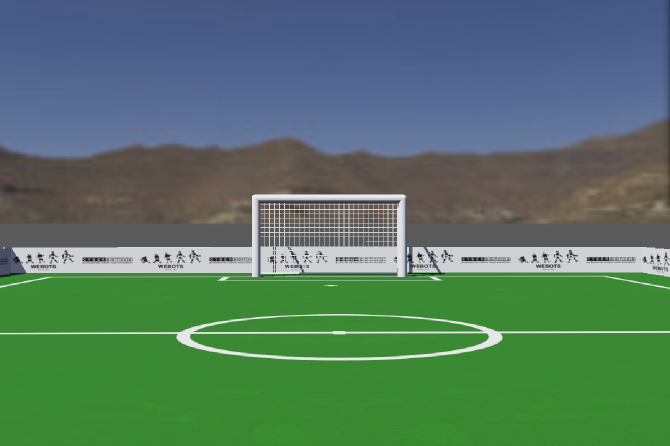
#> input picture images/image_1.png, 1340 x 891 px (shown at 1/2 size)
$ python main.py
#> lines starting #> are read from the running program, lines starting #| are printed output that depends on the picture; after the words box and inside, x2 and y2 are one past the last pixel; in counts of white or black regions, pixels touching at a corner belong together
#> (reads white_pixels.csv from the repository)
import cv2
import numpy as np
import pandas as pd
import def_white_threshold as branco

from scipy.ndimage import gaussian_filter1d
from scipy.signal import medfilt

class Pixel_Segment:
    def __init__(self,path,lut_csv):
        self.path = path
        self.lut_csv = pd.read_csv(lut_csv)

        self.load_image()
        self.grid_height = int(self.height / 8)
        self.grid_width = int(self.width / 8)

        self.tpix = 20
        self.trow = 10000
        self.twin = 3000

        self.histogram = []

    def load_image(self):
        self.img = cv2.imread(self.path)
        self.height, self.width, self.channels = self.img.shape
        self.img_hsv = cv2.cvtColor(self.img, cv2.COLOR_BGR2HSV)
        self.h_img, self.s_img, self.v_img = cv2.split(self.img_hsv)

    def masks_and_resize(self):
        #white mask
        lower = branco.lower
        up = branco.up

        self.white_mask = cv2.inRange(self.img_hsv, lower, up)

        #green mask
        self.lut_verde = np.zeros((180,256,256),dtype=np.uint8)
        h_vals = self.lut_csv['H'].values.astype(int)
        s_vals = self.lut_csv['S'].values.astype(int)
        v_vals = self.lut_csv['V'].values.astype(int)

        self.lut_verde[h_vals,s_vals,v_vals] = 255
        self.green_mask = self.lut_verde[self.h_img,self.s_img,self.v_img]

        #masks resize
        self.white_mask_resized = cv2.resize(self.white_mask,(self.grid_width,self.grid_height),interpolation=cv2.INTER_AREA).astype(np.float32)
        self.green_mask_resized = cv2.resize(self.green_mask,(self.grid_width,self.grid_height),interpolation=cv2.INTER_AREA).astype(np.float32)

    def binarization(self):
        #fundindo as imagens de cor
        uniq_img_cal = (self.white_mask_resized * 0.5) + (self.green_mask_resized * 1.0)
        uniq_img_cal = np.clip(uniq_img_cal,0,255)
        self.uniq_img = uniq_img_cal.astype(np.uint8)

        # soma de valores da mesma linha
        soma_por_linha = np.sum(self.uniq_img, axis=1)
        row_sums_1d = soma_por_linha + np.roll(soma_por_linha, 1)
        row_sums_1d[0] = soma_por_linha[0]
        matriz_row_sum = np.broadcast_to(row_sums_1d.reshape(self.grid_height, 1), (self.grid_height, self.grid_width))

        # soma da janela
        kernel_8x4 = np.ones((4, 8), dtype=np.float32)
        matriz_window_sum = cv2.filter2D(self.uniq_img.astype(np.float32), -1, kernel_8x4, anchor=(4, 0))

        #operação de binarização
        passou_no_pix  = self.uniq_img >= self.tpix
        passou_no_row = matriz_row_sum >= self.trow
        passou_na_win = matriz_window_sum >= self.twin

        self.borda_binaria = (passou_no_pix & (passou_no_row | passou_na_win)).astype(np.uint8) * 255

        # histograma
        lines = len(self.borda_binaria)
        colums = len(self.borda_binaria[0])


        for col in range(colums):
            zero_count = 0
            last_one = lines -1
            for line in range(lines -1,-1,-1):
                if  self.borda_binaria[line][col] == 255:
                    zero_count = 0
                    last_one = line
                else:
                    zero_count+=1
                if zero_count >= 4:
                    break
            self.histogram.append([last_one,col])


        #filtragem e convexhull

        y_vals = np.array([item[0] for item in self.histogram], dtype=np.float32)

        # suavização (igual você já fazia)
        y_median = medfilt(y_vals, kernel_size=3)
        self.y_gauss = gaussian_filter1d(y_median, sigma=1.0)

        # garante limites válidos
        y_vals = np.clip(self.y_gauss, 0, self.grid_height - 1).astype(np.float32)

        mask = np.ones_like(y_vals, dtype=bool)

        # filtro de convexidade local
        for i in range(1, len(y_vals) - 1):
            Lx, Ly = i - 1, y_vals[i - 1]
            Px, Py = i, y_vals[i]
            Rx, Ry = i + 1, y_vals[i + 1]

            v = (Rx - Lx) * (Py - Ly) - (Px - Lx) * (Ry - Ly)

            # remove pontos não convexos (placas, robôs, etc)
            if v < 0:
                mask[i] = False

        # reconstrução do contorno filtrado
        contour_points = []
        for x in range(self.grid_width):
            if mask[x]:
                y = int(y_vals[x])
                contour_points.append([x, y])

        # garante fechamento inferior
        contour_points.append([self.grid_width - 1, self.grid_height - 1])
        contour_points.append([0, self.grid_height - 1])

        self.contour_points = np.array(contour_points, dtype=np.int32)

        # cria máscara preenchida
        self.mascara_convexa = np.zeros((self.grid_height, self.grid_width), dtype=np.uint8)

        cv2.fillPoly(
            self.mascara_convexa,
            [self.contour_points],
            255
        )


    def skeletonization_and_connect(self):


        #skeletização


        self.field_line_mask = cv2.bitwise_and(self.white_mask_resized.astype(np.uint8),self.mascara_convexa)
        self.mascara_relevo = cv2.GaussianBlur(self.field_line_mask,(5,5),0)


        vizinho_cima = np.roll( self.mascara_relevo,1,axis=0)
        passou_cima = vizinho_cima >= self.mascara_relevo
        vizinho_baixo = np.roll(self.mascara_relevo,-1,axis=0)
        passou_baixo = vizinho_baixo >= self.mascara_relevo
        vizinho_direita = np.roll(self.mascara_relevo,-1,axis=1)
        passou_direita = vizinho_direita >= self.mascara_relevo
        vizinho_esquerda = np.roll(self.mascara_relevo,1,axis=1)
        passou_esquerda = vizinho_esquerda >= self.mascara_relevo
        vizinho_dig_sup_dir = np.roll(self.mascara_relevo,(1,-1),axis=(0,1))
        passou_dig_sup_dir = vizinho_dig_sup_dir >= self.mascara_relevo
        vizinho_dig_inf_dir = np.roll(self.mascara_relevo,(-1,-1),axis=(0,1))
        passou_dig_inf_dir = vizinho_dig_inf_dir >= self.mascara_relevo
        vizinho_dig_sup_esq = np.roll(self.mascara_relevo,(1,1),axis=(0,1))
        passou_dig_sup_esq = vizinho_dig_sup_esq >= self.mascara_relevo
        viziho_dig_inf_esq = np.roll(self.mascara_relevo,(-1,1),axis=(0,1))
        passou_dig_inf_esq = viziho_dig_inf_esq >= self.mascara_relevo

        c_xy = np.sum([
            passou_cima,
            passou_baixo,
            passou_direita,
            passou_esquerda,
            passou_dig_sup_dir,
            passou_dig_inf_dir,
            passou_dig_sup_esq,
            passou_dig_inf_esq
        ], axis=0, dtype=np.uint8)

        nao_e_fundo = self.mascara_relevo > 0
        e_cume_montanha = c_xy < 3
        skeleton = nao_e_fundo & e_cume_montanha
        self.skeleton_img = np.where(skeleton,255,0).astype(np.uint8)


    def debug(self):
        self.masks_and_resize()
        self.binarization()
        self.skeletonization_and_connect()

        img_copy = self.img.copy()

        dict_debug = {}
        dict_debug['white_mask'] = self.white_mask
        dict_debug['green_mask'] = self.green_mask
        dict_debug['white_mask_resized'] = self.white_mask_resized
        dict_debug['green_mask_resized'] = self.green_mask_resized
        dict_debug['uniq_img_masks'] = self.uniq_img
        dict_debug['borda_binaria'] = self.borda_binaria

        raw_points = []
        for x in range(self.grid_width):
            real_x = x*8
            real_y = int(self.y_gauss[x]*8)
            raw_points.append([real_x,real_y])

        pre_hull_points = np.array(raw_points,dtype=np.int32).reshape((-1,1,2))
        cv2.polylines(img_copy,[pre_hull_points],isClosed=False,color=(0,0,255),thickness=2)

        hull_points = self.contour_points * 8
        cv2.polylines(img_copy,[hull_points], isClosed=True, color=(0, 255, 255), thickness=2)

        dict_debug['img_edge'] = img_copy
        dict_debug['lines_relevo'] = self.mascara_relevo
        dict_debug['skeleton'] = self.skeleton_img

        keys = list(dict_debug.keys())
        index = 0

        while True:
            key = keys[index]
            value = dict_debug[key]
            if value.shape[0] != self.height or value.shape[1] != self.width:
                img_resized = cv2.resize(
                value,
                (self.width, self.height),
                interpolation=cv2.INTER_NEAREST
                )
            else:
                img_resized = value.copy()

            cv2.putText(img_resized, key, (20, 40),
                cv2.FONT_HERSHEY_SIMPLEX, 1,
                (255,255,255), 2)

            cv2.imshow("debug", img_resized)
            k = cv2.waitKey(0) & 0xFF

            if k == ord('d'):
                index = (index + 1) % len(keys)

            elif k == ord('a'):
                index = (index - 1) % len(keys)

            elif k == ord('q'):
                break

        cv2.destroyAllWindows()


    def run(self):
        self.masks_and_resize()
        self.binarization()
        self.skeletonization_and_connect()

        cv2.imshow('mascara maciça',self.mascara_relevo)
        cv2.imshow('resultado da janela 3x3',self.skeleton_img)
        cv2.waitKey(0)
        cv2.destroyAllWindows()


source_lut  = 'green_pixels.csv'
source = 'images/image_1.png'
obj = Pixel_Segment(source,source_lut)
#> (reads green_pixels.csv from the repository)
#> in load_image, self.img is the input picture: shape (891, 1340, 3); mean B, G, R 99.7, 119.2, 85.2
#> in load_image, `self.img_hsv = cv2.cvtColor(self.img, cv2.COLOR_BGR2HSV)`: self.img_hsv: shape (891, 1340, 3); mean H, S, V 70.4, 105.3, 135.2
#> in load_image, `self.h_img, self.s_img, self.v_img = cv2.split(self.img_hsv)`:
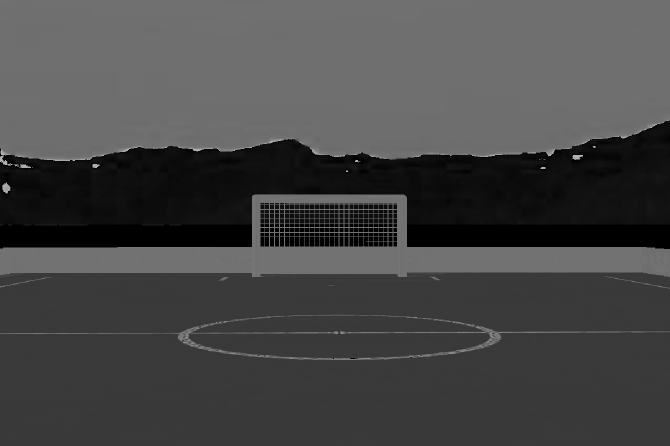
#> self.h_img: shape (891, 1340) (shown at 1/2 size); min 0, max 178, mean 70.4
#> in load_image, `self.h_img, self.s_img, self.v_img = cv2.split(self.img_hsv)`:
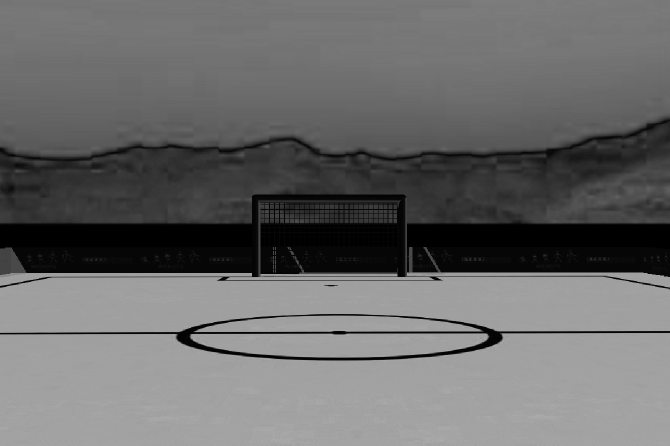
#> self.s_img: shape (891, 1340) (shown at 1/2 size); min 0, max 173, mean 105.3
#> in load_image, `self.h_img, self.s_img, self.v_img = cv2.split(self.img_hsv)`:
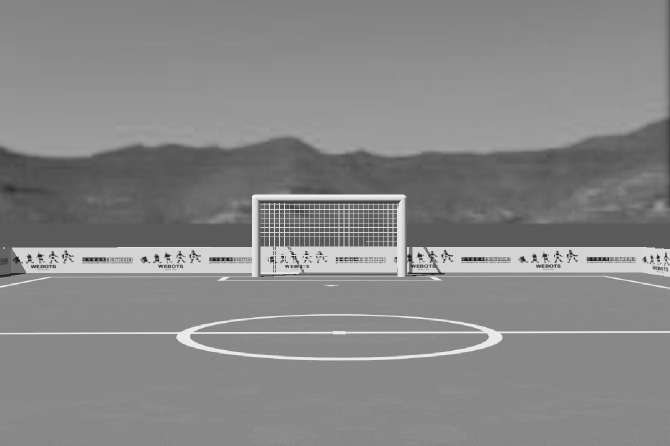
#> self.v_img: shape (891, 1340) (shown at 1/2 size); min 26, max 249, mean 135.2
obj.debug()
#> in masks_and_resize, `self.white_mask = cv2.inRange(self.img_hsv, lower, up)`:
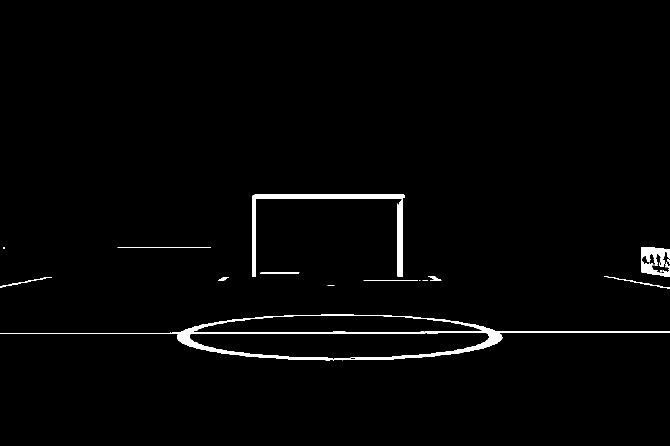
#> self.white_mask: shape (891, 1340) (shown at 1/2 size); 1.6% white; 16 white regions (5 under 20 px), largest, box (x1, y1, x2, y2) and area: (0, 628, 1340, 721) 10494, (504, 389, 810, 554) 5149, (1283, 494, 1340, 554) 1988
#> in masks_and_resize, `self.green_mask = self.lut_verde[self.h_img,self.s_img,self.v_img]`: self.green_mask: shape (891, 1340); 0.04% white in thin lines or dots, all inside (x1, y1, x2, y2) = (5, 503, 1316, 554)
#> in binarization, `uniq_img_cal = (self.white_mask_resized * 0.5) + (self.green_mask_resi..`:
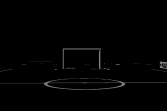
#> uniq_img_cal: shape (111, 167) float32; min 0, max 127.5, mean 2.1
#> in binarization, `soma_por_linha = np.sum(self.uniq_img, axis=1)`: soma_por_linha = 111 values, max 5899 at index 82, min 0 at index 0, mean 350.4
#> in binarization, `row_sums_1d = soma_por_linha + np.roll(soma_por_linha, 1)`: row_sums_1d = 111 values, max 8747 at index 83, min 0 at index 0, mean 700.9
#> in binarization, `matriz_row_sum = np.broadcast_to(row_sums_1d.reshape(self.grid_height,..`:
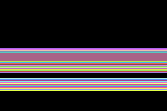
#> matriz_row_sum: shape (111, 167) uint64; 32 distinct labels, from 0 to 8747; one colour per label, 0 black
#> in binarization, `passou_no_pix  = self.uniq_img >= self.tpix`: passou_no_pix: shape (111, 167) bool; 3.4% white in thin lines or dots, all inside (x1, y1, x2, y2) = (0, 48, 167, 90)
#> in binarization, `passou_no_row = matriz_row_sum >= self.trow`: passou_no_row: shape (111, 167) bool; every value is 0
#> in binarization, `lines = len(self.borda_binaria)`: lines = 111
#> in binarization, `colums = len(self.borda_binaria[0])`: colums = 167
#> after the loop in binarization, `for col in range(colums):`: self.histogram = 167 pairs, first value 110 to 110, second value 0 to 166
#> in binarization, `y_vals = np.array([item[0] for item in self.histogram], dtype=np.float..`: y_vals = 167 values from 110 to 110
#> after the loop in binarization, `for x in range(self.grid_width):`: contour_points = 167 pairs, first value 0 to 166, second value 110 to 110
#> in binarization, `self.contour_points = np.array(contour_points, dtype=np.int32)`: self.contour_points = 169 pairs, first value 0 to 166, second value 110 to 110
#> in binarization, `cv2.fillPoly( self.mascara_convexa, [self.contour_points], 255 )`: self.mascara_convexa: shape (111, 167); 0.9% white in thin lines or dots, all inside (x1, y1, x2, y2) = (0, 110, 167, 111)
#> in skeletonization_and_connect, `passou_cima = vizinho_cima >= self.mascara_relevo`: passou_cima: shape (111, 167) bool; every value is 1
#> in skeletonization_and_connect, `c_xy = np.sum([ passou_cima, passou_baixo, passou_direita, passou_esqu..`: c_xy: shape (111, 167); every value is 8
#> in debug, `cv2.putText(img_resized, key, (20, 40), cv2.FONT_HERSHEY_SIMPLEX, 1, (..`:
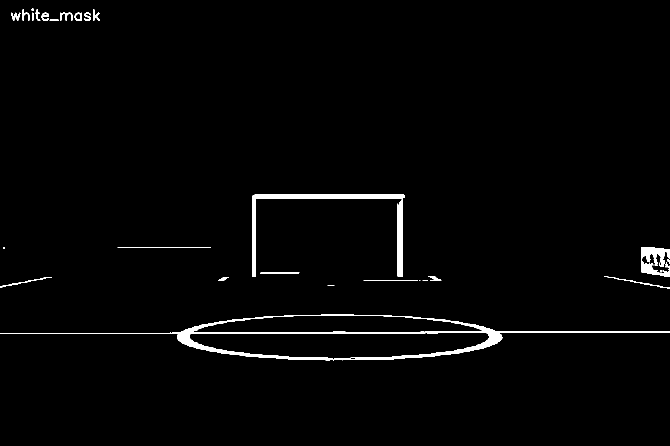
#> img_resized: shape (891, 1340) (shown at 1/2 size); 1.7% white; 27 white regions (5 under 20 px), largest, box (x1, y1, x2, y2) and area: (0, 628, 1340, 721) 10494, (504, 389, 810, 554) 5149, (1283, 494, 1340, 554) 1988
#> (key q is pressed here)
